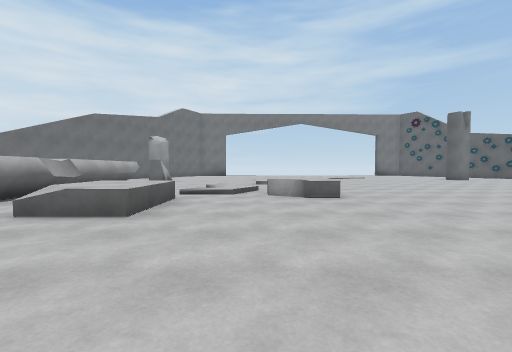
view 1 (above)

22 first-person views from a walk through a 3-D level made in the Unity game engine. The camera is 1.3 m above the floor, tilts 2° down and sees 90° across. The floor is counted in squares, 2 m on a side. Each view is taken from the middle of a square. On the plan, view 1 faces up. The plan holds only what a view shows up to about 9 squares ahead; the rest is blank. The place goes on beyond the plan.

view 2
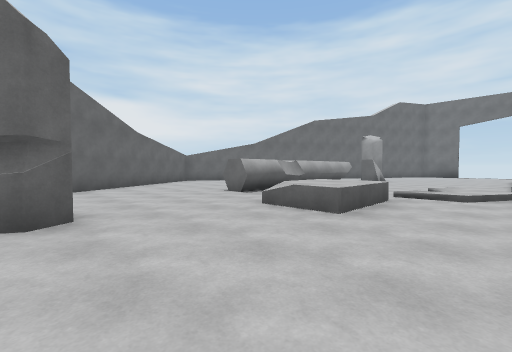

view 3
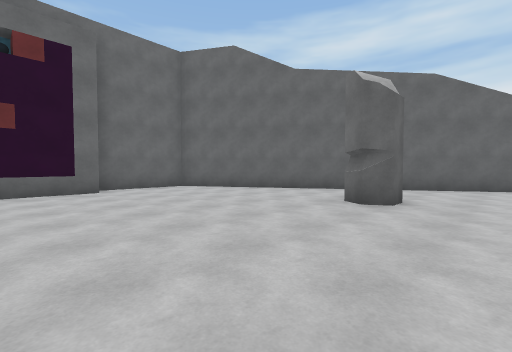

view 4
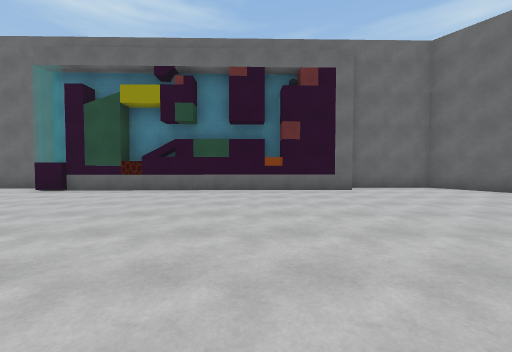

view 5
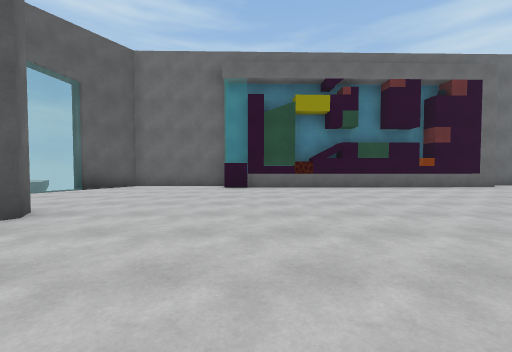

view 6
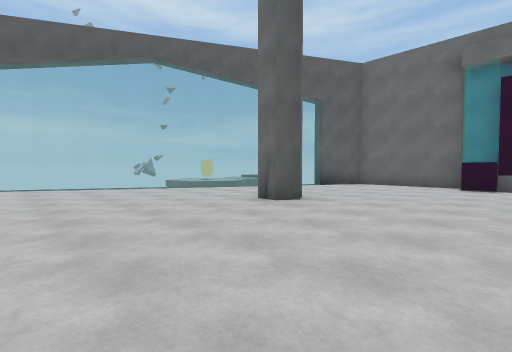

view 7
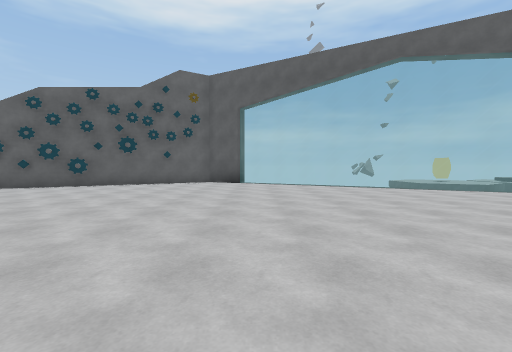

view 8
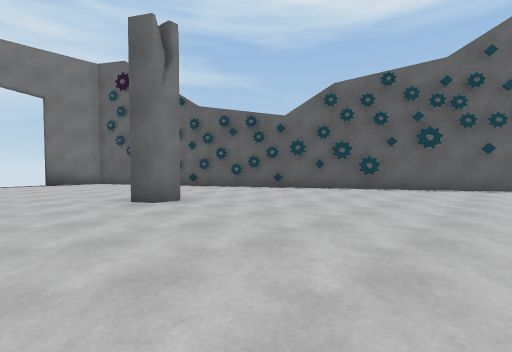

view 9
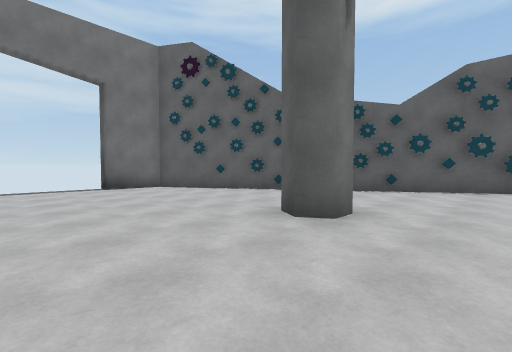

view 10
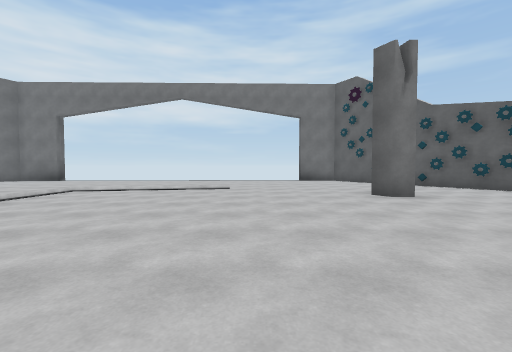

view 11
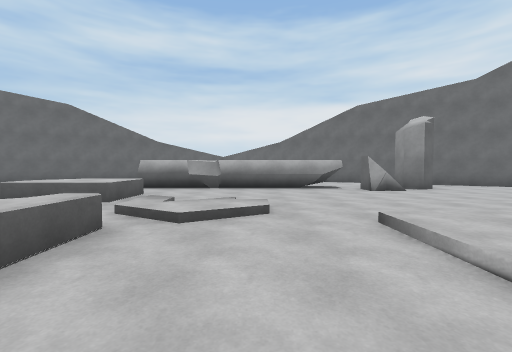

view 12
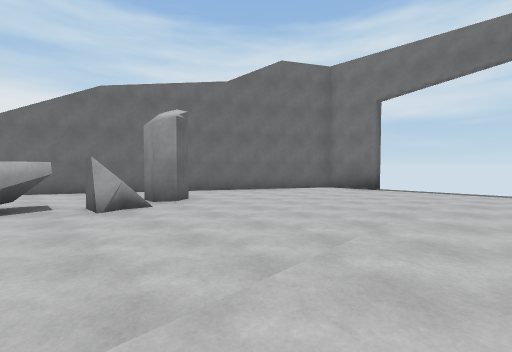

view 13
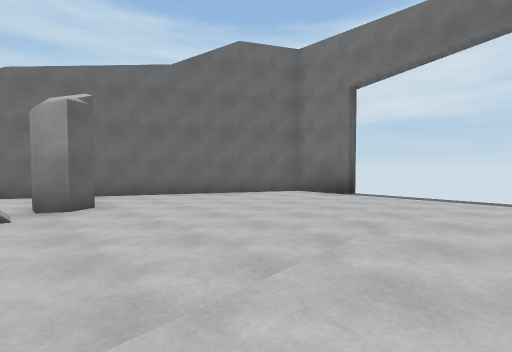

view 14
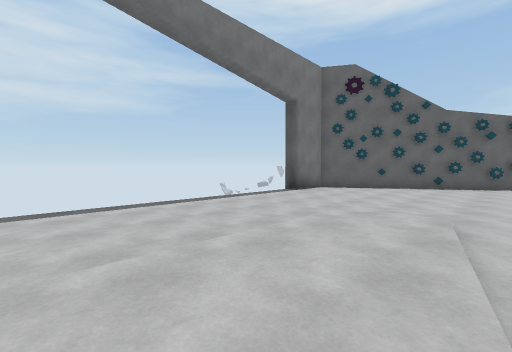

view 15
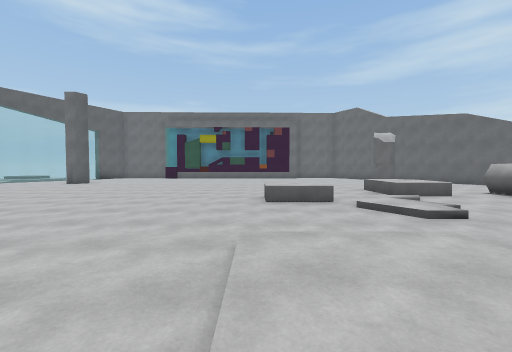

view 16
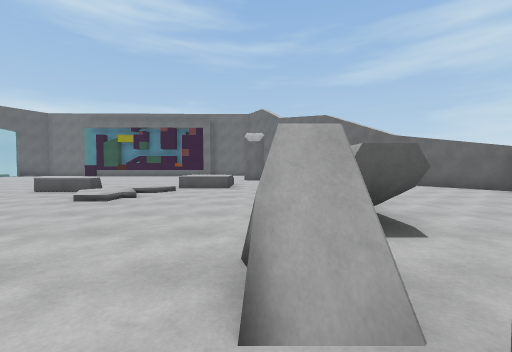

view 17
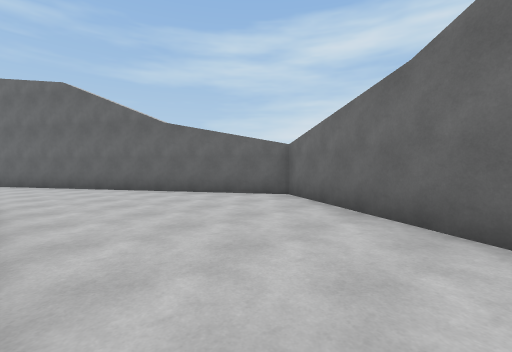

view 18
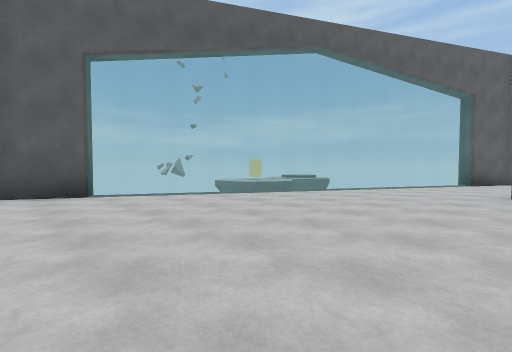

view 19
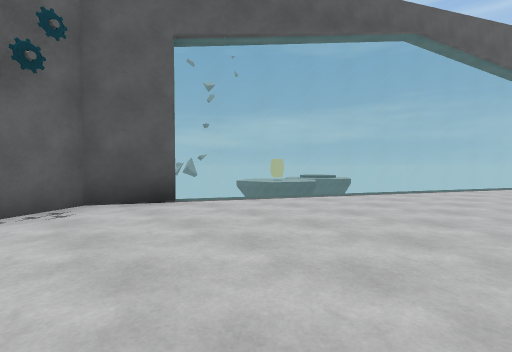

view 20
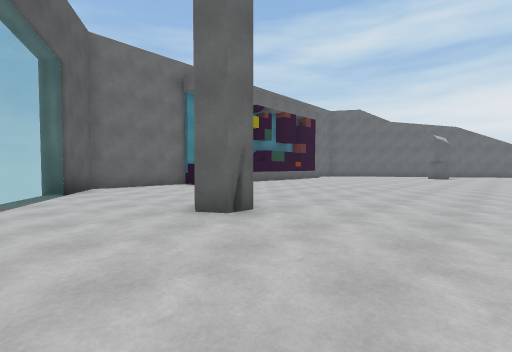

view 21
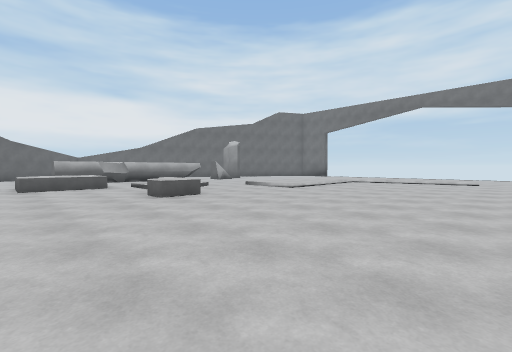

view 22
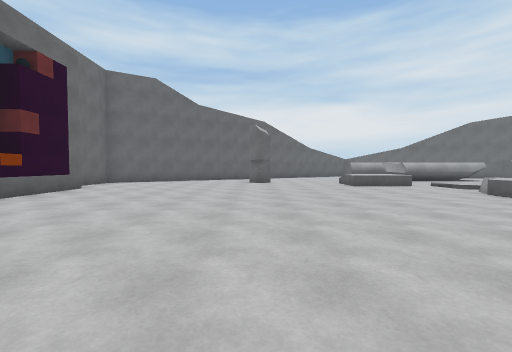

### Floor plan
Key: @ floor where view 1 was taken; # wall or solid block; x gap in a wall; . main floor; : floor 0.25 m higher than the main floor; + floor 0.75 m higher than the main floor; / step, stairs or slope; = window, fence, low wall or low ledge; ^ raised ledge; v drop or lower ground; P pillar; O other object.
Columns run from 11 left of view 1 to 18 right of it. Each row starts with its distance up from view 1.
 20         #       v   x
 19       ###............###
 18       #................#
 17      ##................##
 16      #.....//////.......##
 15     ##...../:::::/.......#
 14     #....../:///.........O
 13    ##.P..../:/.......P...O#
 12   ##.../.../:/............##
 11   #...##.../:/.............##
 10  ##...#..../:/..............#
  9  #....#.....................##
  8 ##....#.../..................#
  7 #.....#...//.................#
  6 #.....#..//.^................#
  5 ##....#.+/..................==
  4  #......==..................=#
  3  ##........................=#
  2   #........................=
  1   ##......................=#
  0    ##..P...@..........#...=
 -1     #....................=#
 -2     ##...................=
 -3      #..................=#
 -4      ##................==
 -5       ##.......####=...##
 -6        #################

Positions as (right, up) in squares from view 1, and headings:
1: (0, 0), facing up
2: (0, 0), facing up-left
3: (1, 2), facing down-left
4: (2, 2), facing down
5: (7, 3), facing down
6: (7, 4), facing down-right
7: (7, 5), facing right
8: (8, 8), facing up-right
9: (7, 11), facing up-right
10: (7, 7), facing up
11: (3, 8), facing left
12: (1, 10), facing up-left
13: (1, 12), facing up-left
14: (2, 14), facing up-right
15: (2, 12), facing down
16: (-4, 13), facing down
17: (-6, 10), facing down-left
18: (11, 7), facing down-right
19: (13, 8), facing down-right
20: (13, 3), facing down-left
21: (7, 3), facing up-left
22: (7, 0), facing left
